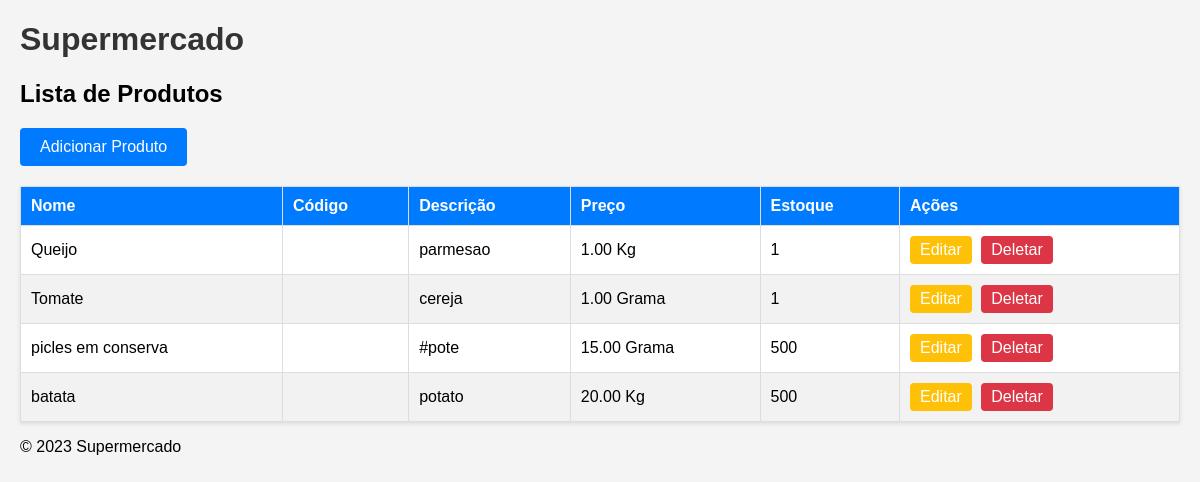
The page / on the database its author committed.
### produtos/models.py (models this page shows, shortened)
class Produto(models.Model):
    nome = models.CharField(max_length=100)
    descricao = models.TextField()
    preco = models.DecimalField(max_digits=10, decimal_places=2)
    UNIDADES_MEDIDA_CHOICES = [
        ('kg', 'Kg'),
        ('g', 'Grama'),
        ('un', 'Unidade'),
    ]
    unidade_medida = models.CharField(
        max_length=3,
        choices=UNIDADES_MEDIDA_CHOICES,
        default='un',
    )
    estoque = models.PositiveIntegerField()

### produtos/views.py (the view)
# urls.py: path('', views.listar_produtos, name='listar_produtos'),
def listar_produtos(request):
    produtos = Produto.objects.all()
    return render(request, 'produtos/listar.html', {'produtos': produtos})

### produtos/templates/produtos/listar.html (shortened to what this page needs)
{% extends 'produtos/base.html' %}
{% load static %}
        {% block content %}
            <h2>Lista de Produtos</h2>
            <a href="{% url 'adicionar_produto' %}">Adicionar Produto</a>
            <table>
                <thead>
                    <tr>
                        <th>Nome</th>
                        <th>Código</th>
                        <th>Descrição</th>
                        <th>Preço</th>
                        <th>Estoque</th>
                        <th>Ações</th>
                    </tr>
                </thead>
                <tbody>
                    {% for produto in produtos %}
                        <tr>
                            <td>{{ produto.nome }}</td>
                            <td>{{ produto.codigo }}</td>
                            <td>{{ produto.descricao }}</td>
                            <td>{{ produto.preco }} {{ produto.get_unidade_medida_display }}</td>
                            <td>{{ produto.estoque }}</td>
                            <td>
                                <a href="{% url 'editar_produto' produto.id %}">Editar</a>
                                <a href="{% url 'deletar_produto' produto.id %}">Deletar</a>
                            </td>
                        </tr>
                    {% endfor %}
                </tbody>
            </table>
        {% endblock %}

### produtos/templates/produtos/base.html (shortened to what this page needs)
{% load static %}
<!DOCTYPE html>
<html>
<head>
    <link rel="stylesheet" href="{% static 'produtos/style.css' %}">
</head>
<body>
    <header>
        <h1>Supermercado</h1>
    </header>
    <main>
        {% block content %}{% endblock %}
    </main>
    <footer>
        <p>&copy; 2023 Supermercado</p>
    </footer>
</body>
</html>

### static/produtos/style.css (style rules this page uses)
body { font-family: Arial, sans-serif; margin: 20px; background-color: #f4f4f4; }
h1 { color: #333; }
a { color: #0066cc; text-decoration: none; }
table { width: 100%; border-collapse: collapse; margin-top: 20px; background: #fff; box-shadow: 0 2px 4px rgba(0, 0, 0, 0.1); }
thead { background-color: #007bff; color: white; }
th, td { padding: 10px; border: 1px solid #ddd; text-align: left; }
th { font-weight: bold; }
tr:nth-child(even) { background-color: #f2f2f2; }
td a { display: inline-block; padding: 5px 10px; margin-right: 5px; border-radius: 4px; color: white; }
td a[href*="editar"] { background-color: #ffc107; }
td a[href*="deletar"] { background-color: #dc3545; }
a[href*="adicionar"] { display: inline-block; background-color: #007bff; color: white; padding: 10px 20px; border-radius: 4px; text-align: center; }

### rows shown on the page
Produto: nome "Queijo", descricao "parmesao", preco "1.00", unidade_medida "Kg", estoque "1"
Produto: nome "Tomate", descricao "cereja", preco "1.00", unidade_medida "Grama", estoque "1"
Produto: nome "picles em conserva", descricao "#pote", preco "15.00", unidade_medida "Grama", estoque "500"
Produto: nome "batata", descricao "potato", preco "20.00", unidade_medida "Kg", estoque "500"
